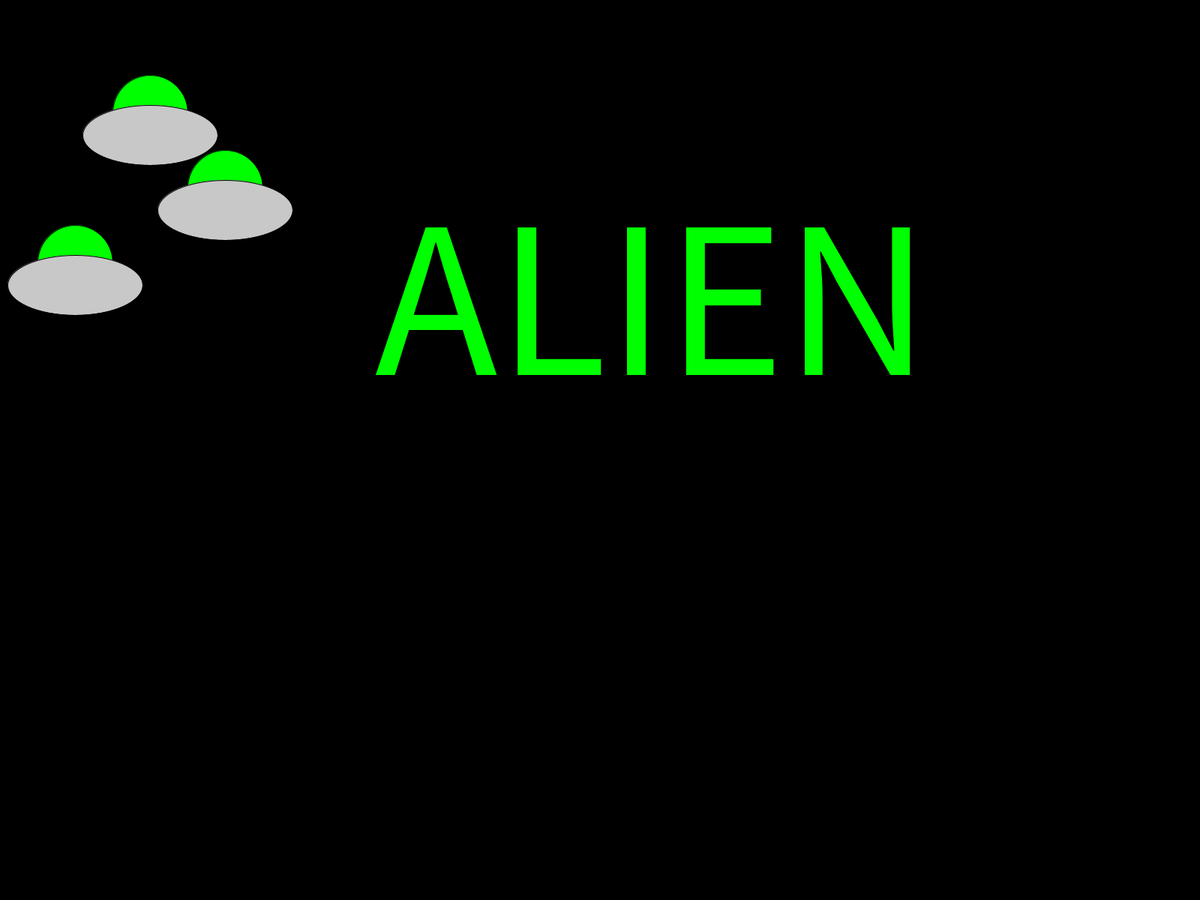
Frame 1 (no input)
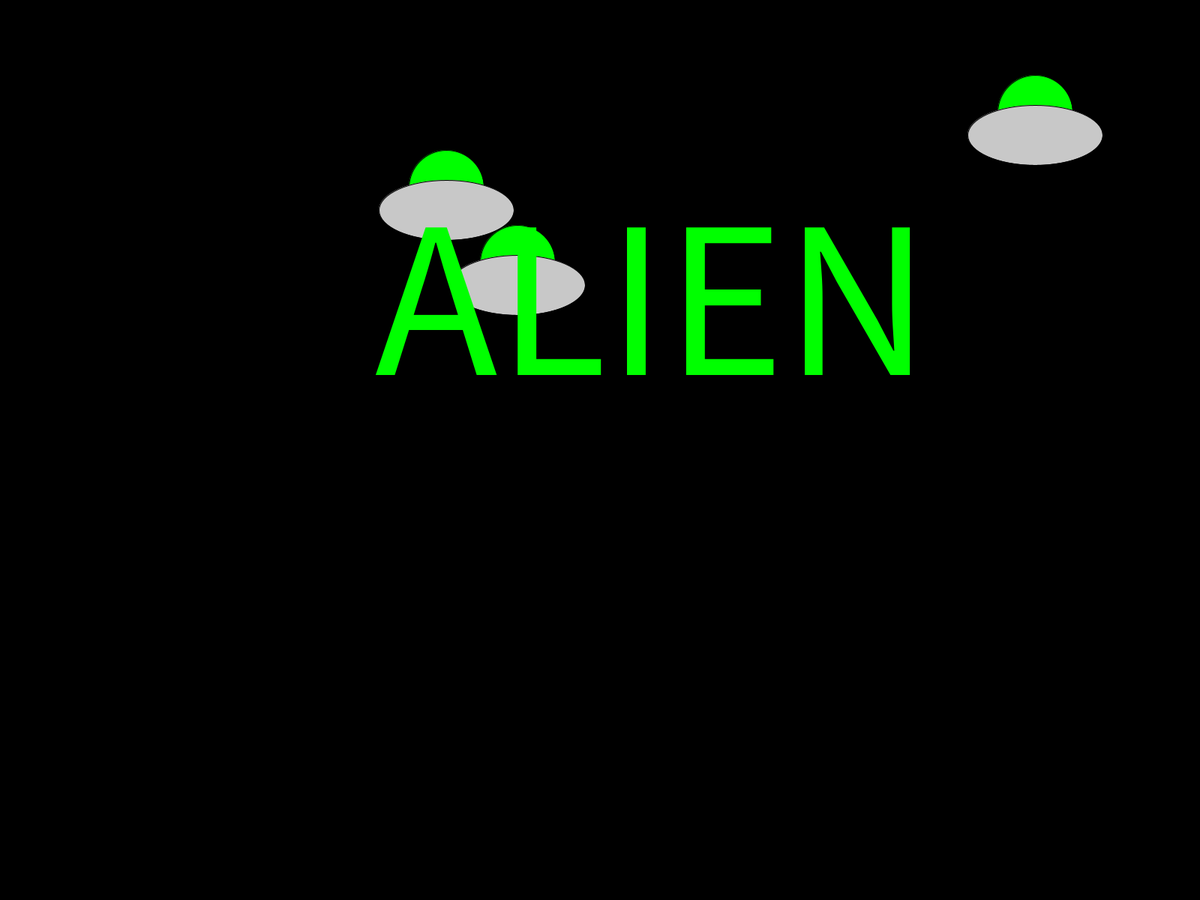
Frame 60 (the mouse pressed at the canvas centre just before this capture)
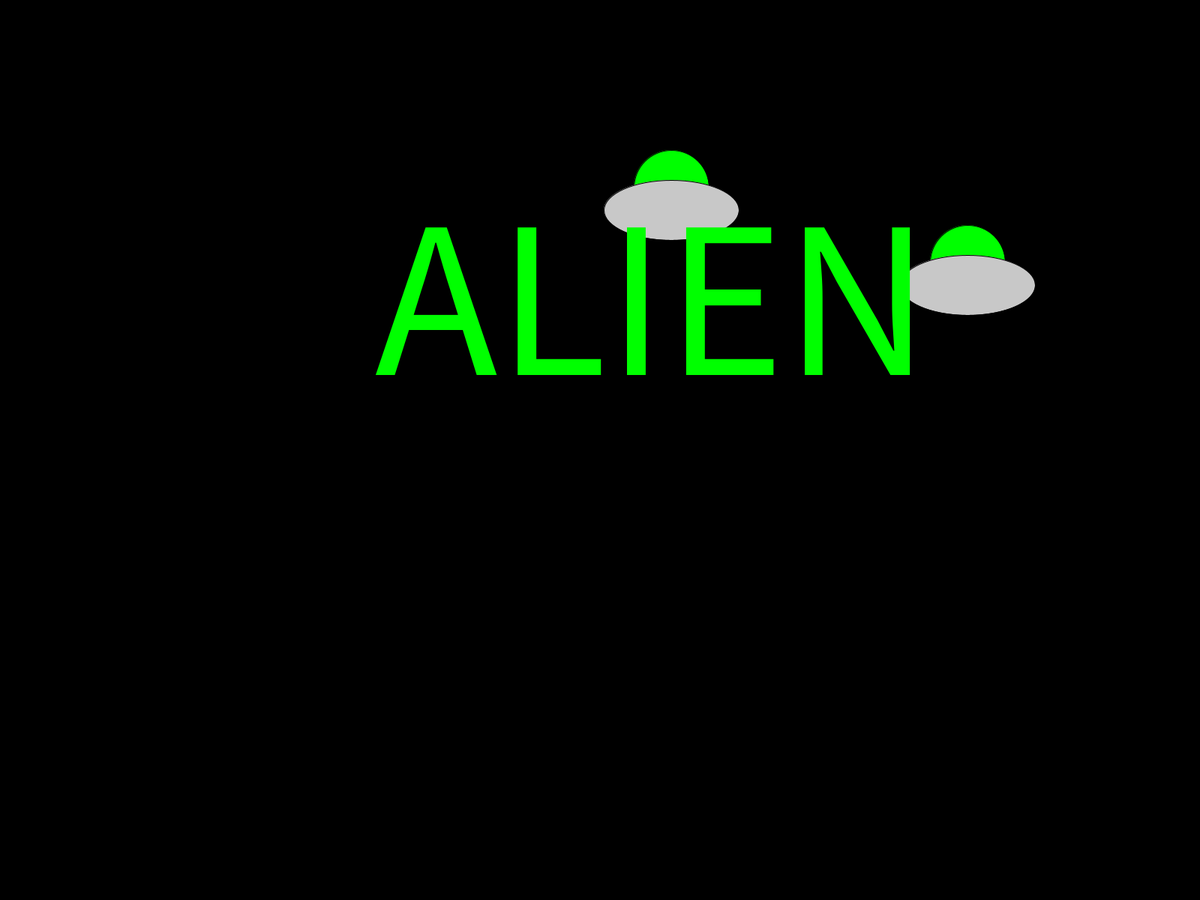
Frame 120 (the mouse held since frame 60 and released just before this capture)

The Processing sketch that drew these frames (run headless with seeded random() and noise(); from frame 60 on, the mouse is pressed at the canvas centre):

// Processing sketch: shushanti
// ── shushanti.pde
float x = 100;
float y = 200;
float z = 300;
float a = 100;
float b = 200;
float c = 300;
void setup()
{
  textSize(300);
  fullScreen();
}
void draw()
{
  background(0,0,0);
  fill(0,255,0);
  ellipse(x,350,100,100);
  fill(0,255,0);
  ellipse(y,150,100,100);
  fill(0,255,0);
  ellipse(z,250,100,100);
  fill(200,200,200);
  ellipse(a,380,180,80);
  fill(200,200,200);
  ellipse(b,180,180,80);
  fill(200,200,200);
  ellipse(c,280,180,80);
  
  fill(0,255,0);
  text("ALIEN", 500, 500);
  
  x = x + 10;
  y = y + 20;
  z = z + 5;
  a = a + 10;
  b = b + 20;
  c = c + 5;

  
  
}
